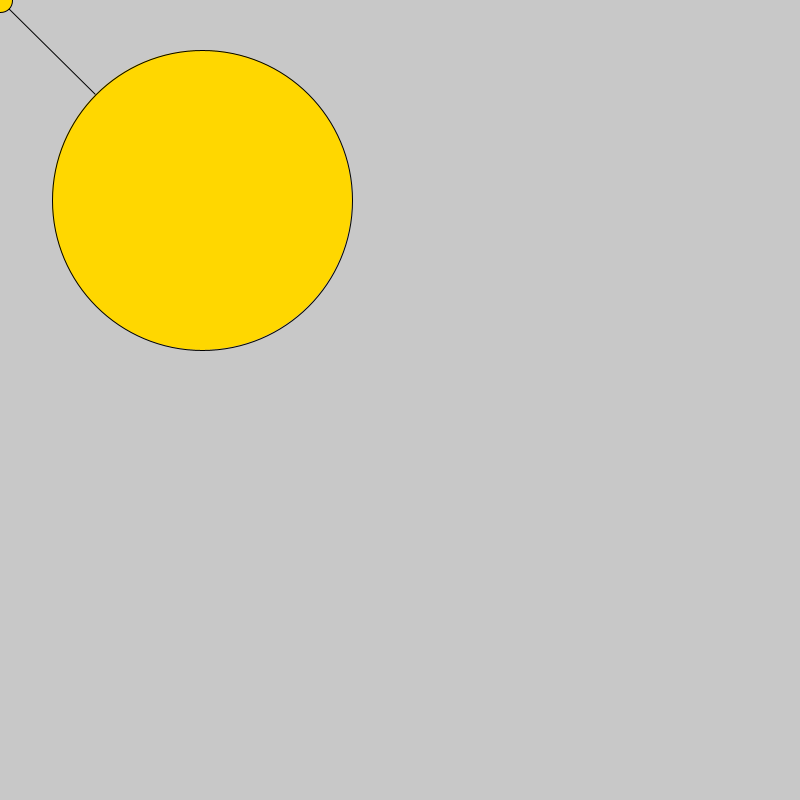
Frame 1 (no input)
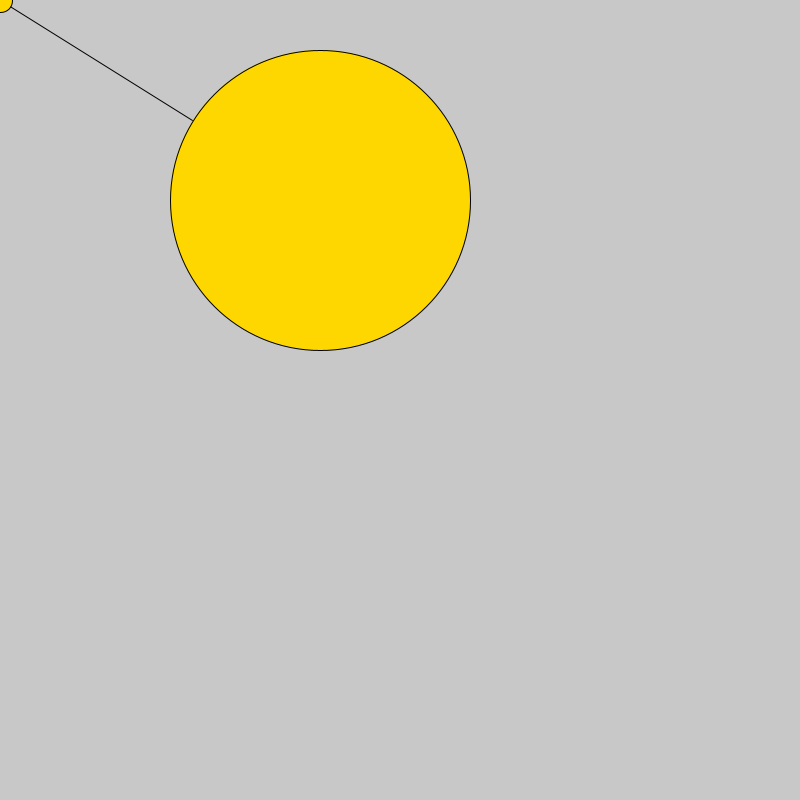
Frame 60 (the mouse pressed at the canvas centre just before this capture)
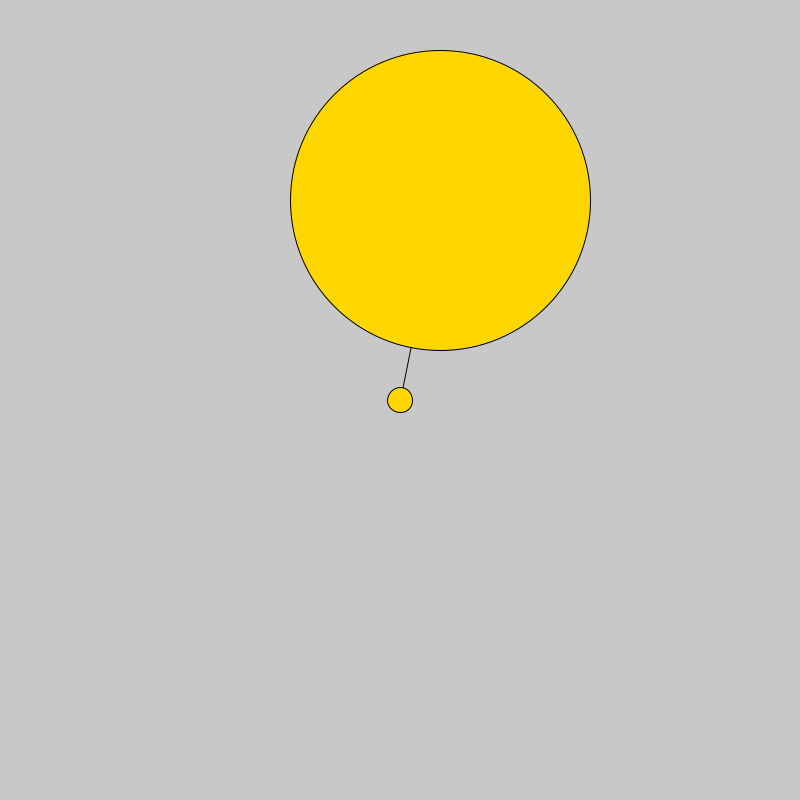
Frame 120 (the mouse held since frame 60 and released just before this capture)

The Processing sketch that drew these frames (run headless with seeded random() and noise(); from frame 60 on, the mouse is pressed at the canvas centre):

// Processing sketch: processing_70679
// ── processing_70679.pde

//homework for processing
//bettymcui
//september 15th

int x;
int y;
int diameter=300;
int xSpeed=0;
int ySpeed=0;
int position=0;
int counter=0;
boolean inCircle=false;
void setup()
{
  size(800, 800);
  x=200;
  y=200;
  xSpeed=1;
  ySpeed=1;
  position=1;
}
void draw()
{
  background(200);
  if ( dist(x, y, mouseX, mouseY) < diameter/2 ) {
    fill(32, 178, 170);
    inCircle = true;
  }     
  else
  {
   inCircle=false; 
  }
  if (position==1)
  {
    fill(255, 215, 0);
    if(counter==200)
    {
    position=2;
    counter=0;
    }
    counter++;
    xSpeed=1;
    ySpeed=0;
  }
  else if (position==2)
  {
    fill(218,0,218);
    if(counter==200)
    {
    position=3;
    counter=0;
    }
    counter++;
    xSpeed=0;
    ySpeed=1;
    
  }
  else if (position==3)
  {
    fill(0,255,0);
    if(counter==200)
    {
    position=4;
    counter=0;
    }
    counter++;
    xSpeed=-1;
    ySpeed=0;
  }
  else
  {
    fill(238,118,0);
    if(counter==200)
    {
    position=1;
    counter=0;
    }
    counter++;
    xSpeed=0;
    ySpeed=-1;
  }
  if(inCircle)
  {
   fill(0,0,255); 
  }
  
  if (mousePressed&&inCircle)
  {  
    fill(139, 0, 0);
  }
  

  x=x+xSpeed*2;
  y=y+ySpeed*2;
  line(x, y, mouseX, mouseY);
  ellipse(mouseX, mouseY, 25, 25);
  ellipse(x, y, diameter, diameter);
}
